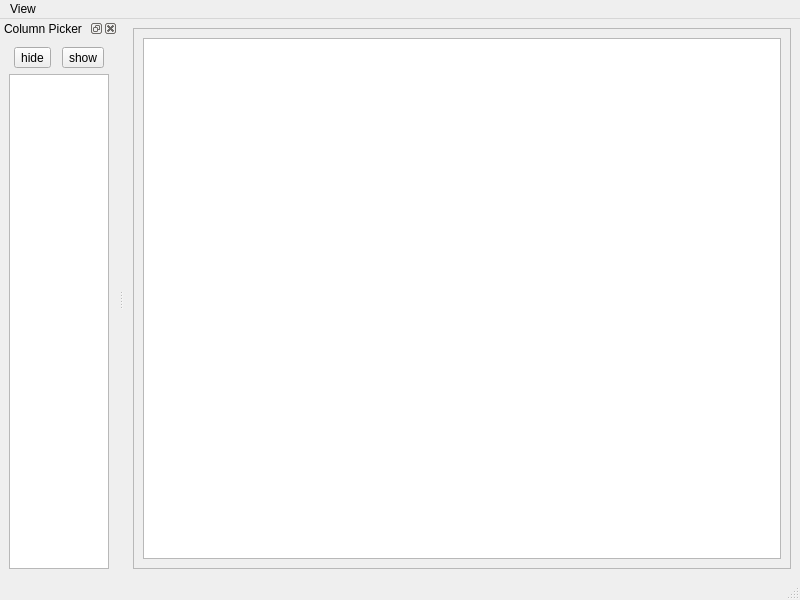
<?xml version="1.0" encoding="UTF-8"?>
<ui version="4.0">
 <class>TableViewer</class>
 <widget class="QMainWindow" name="TableViewer">
  <property name="geometry">
   <rect>
    <x>0</x>
    <y>0</y>
    <width>800</width>
    <height>600</height>
   </rect>
  </property>
  <property name="sizePolicy">
   <sizepolicy hsizetype="Expanding" vsizetype="Expanding">
    <horstretch>0</horstretch>
    <verstretch>0</verstretch>
   </sizepolicy>
  </property>
  <property name="windowTitle">
   <string>MainWindow</string>
  </property>
  <widget class="QWidget" name="centralwidget">
   <layout class="QVBoxLayout" name="verticalLayout_2">
    <item>
     <widget class="QScrollArea" name="scrollArea">
      <property name="widgetResizable">
       <bool>true</bool>
      </property>
      <widget class="QWidget" name="scrollAreaWidgetContents">
       <property name="geometry">
        <rect>
         <x>0</x>
         <y>0</y>
         <width>674</width>
         <height>542</height>
        </rect>
       </property>
       <property name="sizePolicy">
        <sizepolicy hsizetype="MinimumExpanding" vsizetype="MinimumExpanding">
         <horstretch>0</horstretch>
         <verstretch>0</verstretch>
        </sizepolicy>
       </property>
       <layout class="QVBoxLayout" name="verticalLayout_3">
        <item>
         <widget class="QTableView" name="tableView">
          <property name="editTriggers">
           <set>QAbstractItemView::NoEditTriggers</set>
          </property>
          <attribute name="verticalHeaderVisible">
           <bool>false</bool>
          </attribute>
         </widget>
        </item>
       </layout>
      </widget>
     </widget>
    </item>
   </layout>
  </widget>
  <widget class="QMenuBar" name="menubar">
   <property name="geometry">
    <rect>
     <x>0</x>
     <y>0</y>
     <width>800</width>
     <height>16</height>
    </rect>
   </property>
   <widget class="QMenu" name="menuView">
    <property name="title">
     <string>View</string>
    </property>
    <addaction name="actionAdjust_size"/>
    <addaction name="actionResize_window"/>
    <addaction name="actionResize_rows"/>
    <addaction name="actionSqueeze_columns"/>
    <addaction name="separator"/>
    <addaction name="actionShow_headings"/>
    <addaction name="actionUse_numerical_headings"/>
    <addaction name="actionShow_line_numbers"/>
   </widget>
   <addaction name="menuView"/>
  </widget>
  <widget class="QStatusBar" name="statusbar"/>
  <widget class="QDockWidget" name="colPickerDock">
   <property name="sizePolicy">
    <sizepolicy hsizetype="Maximum" vsizetype="Expanding">
     <horstretch>0</horstretch>
     <verstretch>0</verstretch>
    </sizepolicy>
   </property>
   <property name="windowTitle">
    <string>Column Picker</string>
   </property>
   <attribute name="dockWidgetArea">
    <number>1</number>
   </attribute>
   <widget class="QWidget" name="dockWidgetContents">
    <layout class="QVBoxLayout" name="verticalLayout">
     <item>
      <layout class="QHBoxLayout" name="horizontalLayout">
       <item>
        <widget class="QToolButton" name="hideButton">
         <property name="text">
          <string>hide</string>
         </property>
        </widget>
       </item>
       <item>
        <widget class="QToolButton" name="showButton">
         <property name="text">
          <string>show</string>
         </property>
        </widget>
       </item>
      </layout>
     </item>
     <item>
      <widget class="QListView" name="colPicker">
       <property name="sizePolicy">
        <sizepolicy hsizetype="Expanding" vsizetype="MinimumExpanding">
         <horstretch>0</horstretch>
         <verstretch>0</verstretch>
        </sizepolicy>
       </property>
       <property name="sizeAdjustPolicy">
        <enum>QAbstractScrollArea::AdjustToContents</enum>
       </property>
       <property name="editTriggers">
        <set>QAbstractItemView::NoEditTriggers</set>
       </property>
       <property name="selectionMode">
        <enum>QAbstractItemView::MultiSelection</enum>
       </property>
       <property name="selectionBehavior">
        <enum>QAbstractItemView::SelectRows</enum>
       </property>
       <property name="resizeMode">
        <enum>QListView::Adjust</enum>
       </property>
      </widget>
     </item>
    </layout>
   </widget>
  </widget>
  <action name="actionAdjust_size">
   <property name="text">
    <string>Adjust size</string>
   </property>
  </action>
  <action name="actionColumn_picker">
   <property name="checkable">
    <bool>true</bool>
   </property>
   <property name="text">
    <string>Column picker</string>
   </property>
  </action>
  <action name="actionShow_line_numbers">
   <property name="checkable">
    <bool>true</bool>
   </property>
   <property name="text">
    <string>Show line numbers</string>
   </property>
  </action>
  <action name="actionResize_rows">
   <property name="text">
    <string>Resize rows vertically</string>
   </property>
  </action>
  <action name="actionShow_headings">
   <property name="checkable">
    <bool>true</bool>
   </property>
   <property name="checked">
    <bool>true</bool>
   </property>
   <property name="text">
    <string>Show headings</string>
   </property>
  </action>
  <action name="actionResize_window">
   <property name="text">
    <string>Resize window</string>
   </property>
  </action>
  <action name="actionSqueeze_columns">
   <property name="text">
    <string>Squeeze columns</string>
   </property>
  </action>
  <action name="actionUse_numerical_headings">
   <property name="checkable">
    <bool>true</bool>
   </property>
   <property name="text">
    <string>Use numerical headings</string>
   </property>
  </action>
 </widget>
 <resources/>
 <connections>
  <connection>
   <sender>actionAdjust_size</sender>
   <signal>triggered()</signal>
   <receiver>TableViewer</receiver>
   <slot>actionAdjust()</slot>
   <hints>
    <hint type="sourcelabel">
     <x>-1</x>
     <y>-1</y>
    </hint>
    <hint type="destinationlabel">
     <x>399</x>
     <y>299</y>
    </hint>
   </hints>
  </connection>
  <connection>
   <sender>hideButton</sender>
   <signal>clicked()</signal>
   <receiver>TableViewer</receiver>
   <slot>hideCols()</slot>
   <hints>
    <hint type="sourcelabel">
     <x>42</x>
     <y>62</y>
    </hint>
    <hint type="destinationlabel">
     <x>102</x>
     <y>97</y>
    </hint>
   </hints>
  </connection>
  <connection>
   <sender>showButton</sender>
   <signal>clicked()</signal>
   <receiver>TableViewer</receiver>
   <slot>showCols()</slot>
   <hints>
    <hint type="sourcelabel">
     <x>85</x>
     <y>62</y>
    </hint>
    <hint type="destinationlabel">
     <x>103</x>
     <y>66</y>
    </hint>
   </hints>
  </connection>
  <connection>
   <sender>actionResize_rows</sender>
   <signal>triggered()</signal>
   <receiver>tableView</receiver>
   <slot>resizeRowsToContents()</slot>
   <hints>
    <hint type="sourcelabel">
     <x>-1</x>
     <y>-1</y>
    </hint>
    <hint type="destinationlabel">
     <x>498</x>
     <y>296</y>
    </hint>
   </hints>
  </connection>
  <connection>
   <sender>actionShow_line_numbers</sender>
   <signal>triggered(bool)</signal>
   <receiver>TableViewer</receiver>
   <slot>showRowNumbers(bool)</slot>
   <hints>
    <hint type="sourcelabel">
     <x>-1</x>
     <y>-1</y>
    </hint>
    <hint type="destinationlabel">
     <x>399</x>
     <y>299</y>
    </hint>
   </hints>
  </connection>
  <connection>
   <sender>actionShow_headings</sender>
   <signal>toggled(bool)</signal>
   <receiver>TableViewer</receiver>
   <slot>showHeadings(bool)</slot>
   <hints>
    <hint type="sourcelabel">
     <x>-1</x>
     <y>-1</y>
    </hint>
    <hint type="destinationlabel">
     <x>399</x>
     <y>299</y>
    </hint>
   </hints>
  </connection>
  <connection>
   <sender>actionResize_window</sender>
   <signal>triggered()</signal>
   <receiver>TableViewer</receiver>
   <slot>resizeWindowToTable()</slot>
   <hints>
    <hint type="sourcelabel">
     <x>-1</x>
     <y>-1</y>
    </hint>
    <hint type="destinationlabel">
     <x>399</x>
     <y>299</y>
    </hint>
   </hints>
  </connection>
  <connection>
   <sender>actionSqueeze_columns</sender>
   <signal>triggered()</signal>
   <receiver>TableViewer</receiver>
   <slot>squeezeColumns()</slot>
   <hints>
    <hint type="sourcelabel">
     <x>-1</x>
     <y>-1</y>
    </hint>
    <hint type="destinationlabel">
     <x>399</x>
     <y>299</y>
    </hint>
   </hints>
  </connection>
  <connection>
   <sender>actionUse_numerical_headings</sender>
   <signal>toggled(bool)</signal>
   <receiver>TableViewer</receiver>
   <slot>numberHeadings(bool)</slot>
   <hints>
    <hint type="sourcelabel">
     <x>-1</x>
     <y>-1</y>
    </hint>
    <hint type="destinationlabel">
     <x>399</x>
     <y>299</y>
    </hint>
   </hints>
  </connection>
  <connection>
   <sender>tableView</sender>
   <signal>clicked(QModelIndex)</signal>
   <receiver>TableViewer</receiver>
   <slot>copyClip1(QModelIndex)</slot>
   <hints>
    <hint type="sourcelabel">
     <x>195</x>
     <y>49</y>
    </hint>
    <hint type="destinationlabel">
     <x>226</x>
     <y>196</y>
    </hint>
   </hints>
  </connection>
  <connection>
   <sender>tableView</sender>
   <signal>doubleClicked(QModelIndex)</signal>
   <receiver>TableViewer</receiver>
   <slot>copyClip2(QModelIndex)</slot>
   <hints>
    <hint type="sourcelabel">
     <x>132</x>
     <y>157</y>
    </hint>
    <hint type="destinationlabel">
     <x>224</x>
     <y>235</y>
    </hint>
   </hints>
  </connection>
 </connections>
 <slots>
  <slot>actionAdjust()</slot>
  <slot>hideCols()</slot>
  <slot>showCols()</slot>
  <slot>showRowNumbers(bool)</slot>
  <slot>showHeadings(bool)</slot>
  <slot>resizeWindowToTable()</slot>
  <slot>squeezeColumns()</slot>
  <slot>numberHeadings(bool)</slot>
  <slot>copyClip1(QModelIndex)</slot>
  <slot>copyClip2(QModelIndex)</slot>
 </slots>
</ui>
